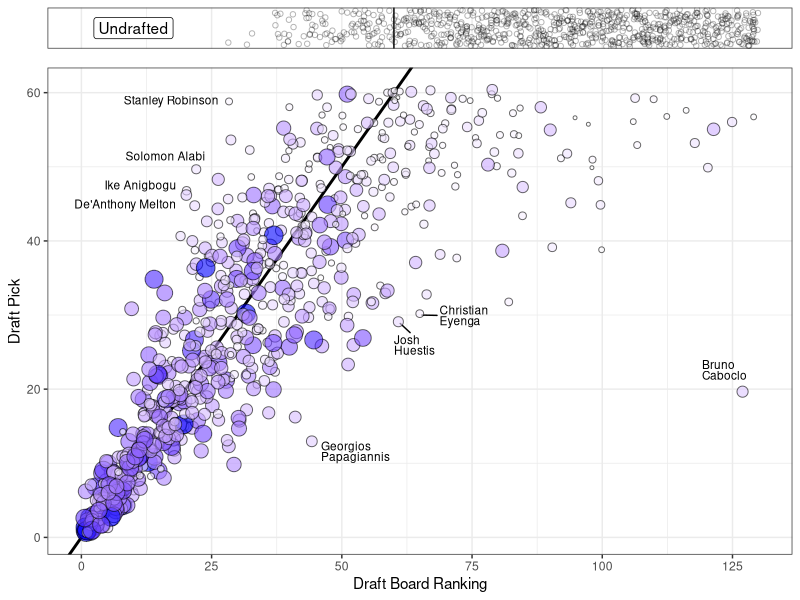

The R script that drew this image:
## ---- chunk 1
knitr::opts_chunk$set(echo = FALSE, warning = FALSE)

library(tidyverse)
library(ggrepel)
library(scales)
library(cowplot)
library(kableExtra)

### data
draft <- read.csv("data//nba draft boards//draft.csv",
                  stringsAsFactors = FALSE, na = "")

undrafted <- read.csv("data//nba draft boards//undrafted.csv",
                      stringsAsFactors = FALSE, na = "")

## ---- chunk 2

### biggest risers (highest draft position compared to board ranking)
# only consider 1st round because of variance of opinions for 2nd round
rise <- draft %>%
  arrange(diff) %>%
  filter(round == "Round 1") %>%
  mutate(rk.ws = ifelse(year == 2019, NA, rk.ws))


### biggest droppers
# consider both rounds
fall <- draft %>%
  arrange(desc(diff)) %>%
  mutate(rk.ws = ifelse(year == 2019, NA, rk.ws))

## ---- chunk 3

### plot draft board ranking against actual draft result
# size/color of points represent player quality (career WS) relative to draft year
# if below x = y line, drafted above pre-draft rankings (rose)
# if above x = y line, drafted below pre-draft rankings (fell)
# do not include 2019 because WS not yet available
p1 <- draft %>%
  filter(year < 2019) %>%
  ggplot(aes(x = board.rk, y = pick)) +
  geom_abline(slope = 1, intercept = 0, size = 1) +
  geom_text_repel(data = draft %>%
                    filter(player %in% 
                             rise$player[rise$diff <= -30],
                           year < 2019),
                  aes(label = gsub(" ", "\n", player)),
                  vjust = 1, hjust = 0, nudge_x = 1.5, nudge_y = -0.5,
                  size = 3, lineheight = 0.75) +
  geom_text_repel(data = draft %>%
                    filter(player %in% 
                             fall$player[fall$diff >= 26],
                           year < 2019),
                  aes(label = player),
                  hjust = 1, vjust = 0.5, nudge_x = -1.1, size = 3) +
  geom_jitter(aes(size = -(rk.ws^(1/3)),
                  fill = rk.ws^(1/3)),
              shape = 21, alpha = 0.6) +
  scale_size_continuous(guide = FALSE) +
  scale_fill_gradient(low = "blue", high = "white", guide = FALSE) +
  scale_x_continuous(breaks = seq(0, 125, by = 25), limits = c(0, 130)) +
  labs(x = "Draft Board Ranking", y = "Draft Pick") +
  theme_bw()

# undrafted
p2 <- undrafted %>%
  mutate(plot.y = sample(1, nrow(undrafted), replace = TRUE)) %>%
  # filter(board.rk <= 60) %>%
  ggplot(aes(x = board.rk, y = plot.y)) +
  geom_jitter(shape = 21, alpha = 0.3) +
  geom_vline(xintercept = 60) +
  annotate("label", x = 10, y = 1, label = "Undrafted") +
  scale_x_continuous(breaks = seq(0, 125, by = 25), limits = c(0, 130)) +
  labs(x = "Undrafted", y = "") +
  theme_bw() +
  theme(axis.text = element_blank(),
        axis.ticks = element_blank(),
        axis.title = element_blank(),
        # plot.margin = unit(c(0, 0, 0, 0), "cm"),
        panel.grid.major.y = element_blank(),
        panel.grid.minor.y = element_blank())

plot_grid(p2, p1,
          ncol = 1, align = "v",
          rel_heights = c(1, 9))


## ---- chunk 4

### percentage of drafted players that rose/fell compared to board ranking
result.count <- draft %>%
  mutate(
    result = case_when(
      diff < 0 ~ "rose",
      diff > 0 ~ "fell",
      diff == 0 ~ "at",
      is.na(diff) ~ "rose",
    )
  ) %>%
  count(result) %>%
  mutate(pct = n / sum(n),
         pct.txt = percent(pct, 1))

## ---- chunk 5

rise.form <- rise %>%
  select(year, team, player, college, G, pick, board.rk, diff) %>%
  filter(diff <= -15) %>%
  mutate(college = ifelse(is.na(college), "", college),
         G = ifelse(is.na(G) & year == 2019, "", G)) %>%
  rename(Year = year,
         Team = team,
         Player = player,
         College = college,
         Games = G,
         Pick = pick,
         Rank = board.rk,
         Difference = diff)

rise.form %>%
  kable() %>%
  kable_styling(bootstrap_options = c("striped", "hover", "condensed", "responsive"),
                full_width = FALSE) %>%
  scroll_box(height = "500px")

## ---- chunk 6

fall.form <- fall %>%
  select(year, team, player, college, G, pick, board.rk, diff) %>%
  filter(diff >= 15) %>%
  mutate(college = ifelse(is.na(college), "", college),
         G = ifelse(is.na(G) & year == 2019, "",
                    ifelse(is.na(G) & year < 2019, 0, G))) %>%
  rename(Year = year,
         Team = team,
         Player = player,
         College = college,
         Games = G,
         Pick = pick,
         Rank = board.rk,
         Difference = diff)

fall.form %>%
  kable() %>%
  kable_styling(bootstrap_options = c("striped", "hover", "condensed", "responsive"),
                full_width = FALSE) %>%
  scroll_box(height = "500px")

## ---- chunk 7

### highest ranked players not drafted
undraft.form <- undrafted %>%
  arrange(board.rk) %>%
  filter(board.rk < 40) %>%
  select(year, name, board.rk) %>%
  rename(Year = year,
         Player = name,
         Rank = board.rk)

undraft.form %>%
  kable() %>%
  kable_styling(bootstrap_options = c("striped", "hover", "condensed", "responsive"),
                full_width = FALSE)
